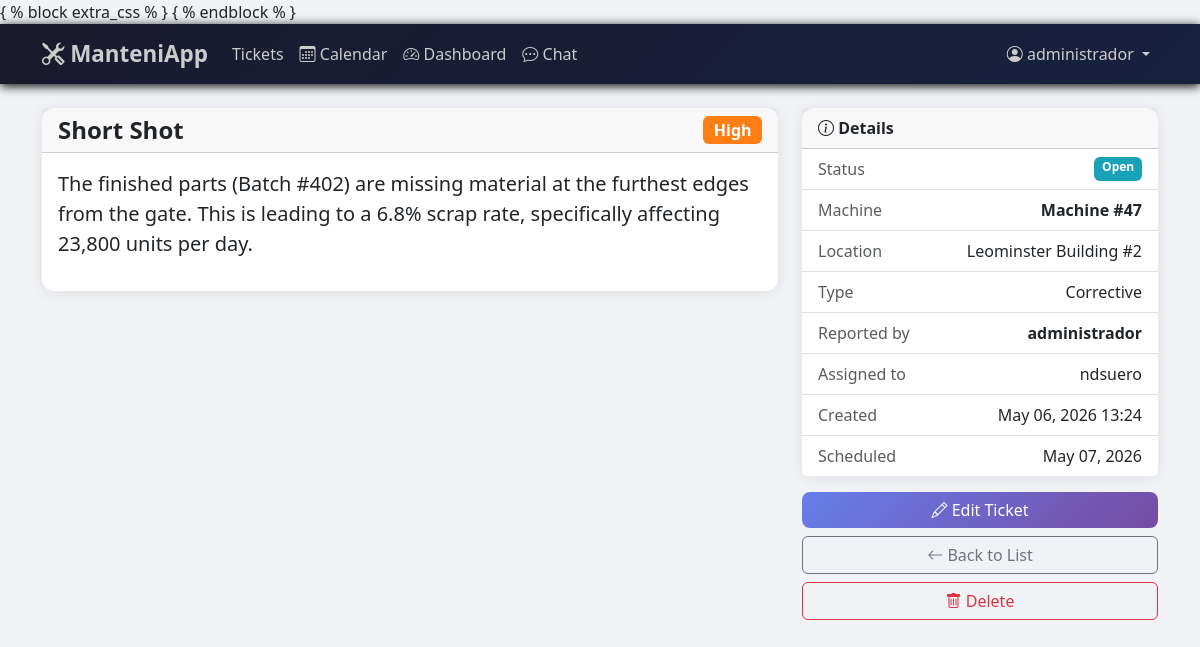
Page /tickets/3/ (signed in) on the committed database.
### tickets/models.py (models this page shows)
class Ticket(models.Model):
    class Priority(models.TextChoices):
        LOW = "LOW", "low"
        MEDIUM = "MEDIUM", "Medium"
        HIGH = "HIGH", "High"
        CRITICAL = "CRITICAL", "Critical"
    class Status(models.TextChoices):
        OPEN = "OPEN", "Open"
        IN_PROGRESS = "IN_PROGRESS", "In_Progress"
        RESOLVED = "RESOLVED", "Resolved"
        CLOSED = "CLOSED", "Closed"
    class MaintenanceType(models.TextChoices):
        PREVENTIVE = "PREVENTIVE", "Preventive"
        CORRECTIVE = "CORRECTIVE", "Corrective"
        SCHEDULED = "SCHEDULED", "Scheduled"
    title = models.CharField(max_length=200)
    description = models.TextField()
    machine_name = models.CharField(max_length=100)
    location = models.CharField(max_length=100, blank=True)
    priority = models.CharField(
        max_length=12,
        choices=Priority.choices,
        default=Priority.MEDIUM,
    )
    status = models.CharField(
        max_length=15,
        choices=Status.choices,
        default=Status.OPEN,
    )
    maintenance_type = models.CharField(
        max_length=15,
        choices=MaintenanceType.choices,
        default=MaintenanceType.CORRECTIVE,
    )
    reported_by = models.ForeignKey(
        User, on_delete=models.CASCADE, related_name="reported_tickets"
    )
    assigned_to = models.ForeignKey(
        User,
        on_delete=models.SET_NULL,
        null=True,
        blank=True,
        related_name='assigned_tickets'
    )
    created_at = models.DateTimeField(auto_now_add=True)  # Set once, on creation
    update_at = models.DateTimeField(auto_now=True)  # Updates every time you save
    scheduled_date = models.DateField(null=True, blank=True)

### tickets/views.py (the view)
# urls.py: path("<int:pk>/", views.ticket_detail, name="ticket_detail"),
@login_required
def ticket_detail(request, pk):
    ticket = get_object_or_404(Ticket, pk=pk)
    return render(request, "tickets/ticket_detail.html", {"ticket": ticket})

### accounts/models.py (called while the page is built)
    @property
    def is_admin(self):
        return self.role == self.Role.ADMIN

### tickets/templates/tickets/ticket_detail.html (shortened to what this page needs)
{% extends "base.html" %}
{% block content %}
<div class="row">
    <div class="col-lg-8">
        <div class="card mb-4">
            <div class="card-header d-flex justify-content-between align-items-center">
                <h4 class="mb-0 fw-bold">{{ ticket.title }}</h4>
                <span class="badge badge-{{ ticket.priority }} fs-6">
                    {{ ticket.get_priority_display }}
                </span>
            </div>
            <div class="card-body">
                <p class="lead">{{ ticket.description }}</p>
            </div>
        </div>
    </div>
    <div class="col-lg-4">
        <div class="card mb-3">
            <div class="card-header fw-bold">
                <i class="bi bi-info-circle"></i> Details
            </div>
            <ul class="list-group list-group-flush">
                <li class="list-group-item d-flex justify-content-between">
                    <span class="text-muted">Status</span>
                    <span class="badge badge-{{ ticket.status }}">
                        {{ ticket.get_status_display }}
                    </span>
                </li>
                <li class="list-group-item d-flex justify-content-between">
                    <span class="text-muted">Machine</span>
                    <strong>{{ ticket.machine_name }}</strong>
                </li>
                <li class="list-group-item d-flex justify-content-between">
                    <span class="text-muted">Location</span>
                    <span>{{ ticket.location|default:"Not specified" }}</span>
                </li>
                <li class="list-group-item d-flex justify-content-between">
                    <span class="text-muted">Type</span>
                    <span>{{ ticket.get_maintenance_type_display }}</span>
                </li>
                <li class="list-group-item d-flex justify-content-between">
                    <span class="text-muted">Reported by</span>
                    <strong>{{ ticket.reported_by.username }}</strong>
                </li>
                <li class="list-group-item d-flex justify-content-between">
                    <span class="text-muted">Assigned to</span>
                    <span>{{ ticket.assigned_to.username|default:"Unassigned" }}</span>
                </li>
                <li class="list-group-item d-flex justify-content-between">
                    <span class="text-muted">Created</span>
                    <span>{{ ticket.created_at|date:"M d, Y H:i" }}</span>
                </li>
                {% if ticket.scheduled_date %}
                <li class="list-group-item d-flex justify-content-between">
                    <span class="text-muted">Scheduled</span>
                    <span>{{ ticket.scheduled_date|date:"M d, Y" }}</span>
                </li>
                {% endif %}
            </ul>
        </div>
        <div class="d-grid gap-2">
            <a href="{% url 'tickets:ticket_edit' ticket.pk %}" class="btn btn-primary">
                <i class="bi bi-pencil"></i> Edit Ticket
            </a>
            <a href="{% url 'tickets:ticket_list' %}" class="btn btn-outline-secondary">
                <i class="bi bi-arrow-left"></i> Back to List
            </a>
            <button type="button" class="btn btn-outline-danger" data-bs-toggle="modal" data-bs-target="#deleteModal">
                <i class="bi bi-trash"></i> Delete
            </button>
        </div>
    </div>
</div>
{% endblock %}

### templates/base.html (shortened to what this page needs)
<!DOCTYPE html>
<html lang="en">
<head>
    <link href="https://cdn.jsdelivr.net/npm/bootstrap@5.3.8/dist/css/bootstrap.min.css" rel="stylesheet"
>
    <link rel="stylesheet" href="https://cdn.jsdelivr.net/npm/bootstrap-icons@1.3.0/font/bootstrap-icons.css">
</head>
<body>
    <nav class="navbar navbar-expand-lg navbar-dark mb-4">
        <div class="container">
            <a class="navbar-brand" href="/">
                <i class="bi bi-tools"></i> ManteniApp
            </a>
            <div class="collapse navbar-collapse" id="navbarNav">
                <ul class="navbar-nav me-auto">
                    <li class="nav-item">
                        <a class="nav-link" href="/tickets/">
                             Tickets
                        </a>
                    </li>
                    <li class="nav-item">
                        <a class="nav-link" href="#">
                            <i class="bi bi-calendar3"></i> Calendar
                        </a>
                    </li>
                    <li class="nav-item">
                        <a class="nav-link" href="#">
                            <i class="bi bi-speedometer2"></i> Dashboard
                        </a>
                    </li>
                    <li class="nav-item">
                        <a class="nav-link" href="#">
                            <i class="bi bi-chat-dots"></i> Chat
                        </a>
                    </li>
                </ul>
                <ul class="navbar-nav">
                    {% if user.is_authenticated %}
                    <li class="nav-item dropdown">
                        <a class="nav-link dropdown-toggle" href="#" data-bs-toggle="dropdown">
                            <i class="bi bi-person-circle"></i>
                            {{ user.username }}
                        </a>
                    </li>
                    {% else %}
                    <li class="nav-item">
                        <a class="nav-link" href="/accounts/login/">
                            <i class="bi bi-box-arrow-in-right"></i> Login
                        </a>
                    </li>
                    {% endif %}
                </ul>
            </div>
        </div>
    </nav>
    <main class="container">
        {% block content %}{% endblock %}
    </main>
</body>
</html>

### templates/base.html (style rules this page uses)
body { background-color: #f0f2f5; font-family: 'Segoe UI', sans-serif; }
.navbar { background: linear-gradient(135deg, #1a1a2e 0%, #16213e 100%); box-shadow: 0 2px 10px rgba(0, 0, 0, 3); }
.navbar-brand { font-weight: 800; font-size: 1.4rem; color: #ccc !important; transition: color 0.2s; }
.nav-link { color: #ccc !important; transition: 0.2s; }
.card { border: none; border-radius: 12px; box-shadow: 0 2px 15px rgba(0, 0, 0, 0.08); }
.btn-primary { background: linear-gradient(135deg, #667eea, #764ba2); border: none; border-radius: 8px; }
.badge-HIGH { background-color: #fd7e14; }
.badge-OPEN { background-color: #17a2b8; }

### rows in the picture
Ticket: title "Short Shot", priority "High", description "The finished parts (Batch #402) are missing material at the furthest edges from the gate. This is leading to a 6.8% scrap rate, specifically affecting 23,800 units per day.", status "Open", machine_name "Machine #47", location "Leominster Building #2", maintenance_type "Corrective", reported_by.username "administrador", assigned_to.username "ndsuero", created_at "May 06, 2026 13:24", scheduled_date "May 07, 2026"

### other values in the picture
{{ user.username }} "administrador"
